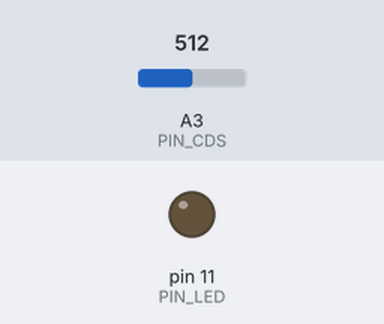
Recording of a sketch running on a simulated Arduino Uno, built with avr-gcc and run on an emulated ATmega328P. Shown: output pins drawn as LEDs (lit = HIGH). The test bench sets the inputs (shaded band); at power-on: A3 (PIN_CDS) = 512. What the sketch prints to the serial monitor is not drawn.

Above: at 0.15 s.
Timing chart, 0 to 40.0 s (numbered marks = the images above):
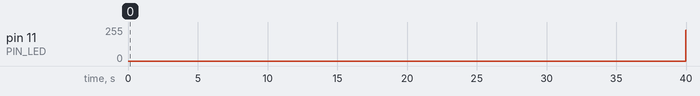

Measured:
- by itself, pin 11 (PIN_LED): 0/255 → 229/255 at 40.0 s

The sketch:

CDSDemo.ino
```cpp
#define PIN_LED 11
#define PIN_CDS A3

int timeout = 5;
void setup() {
  Serial.begin(9600);
  pinMode(PIN_LED, OUTPUT);
  pinMode(PIN_CDS, INPUT_PULLUP);
}

void loop() {
  for(int i=0;i<255;i++) {
    analogWrite(PIN_LED, i);
    if( i % 50 == 0) {
      int cds = analogRead(PIN_CDS)  ;
      Serial.println(cds);
    }
    delay(timeout);
  }
  for(int i=255;i>=0;i--) {
    analogWrite(PIN_LED, i);
    if( i % 50 == 0) {
      int cds = analogRead(PIN_CDS)  ;
      Serial.println(cds);
    }
    delay(timeout);
  }

}
```
